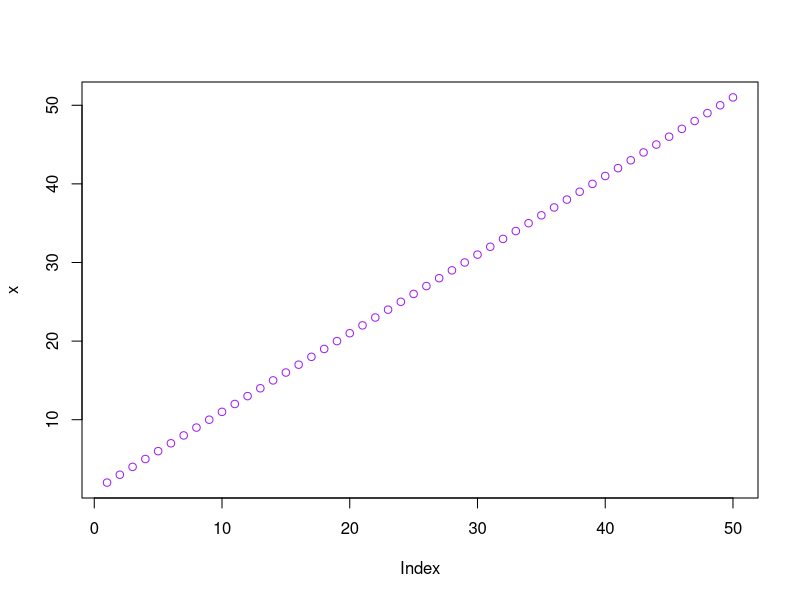
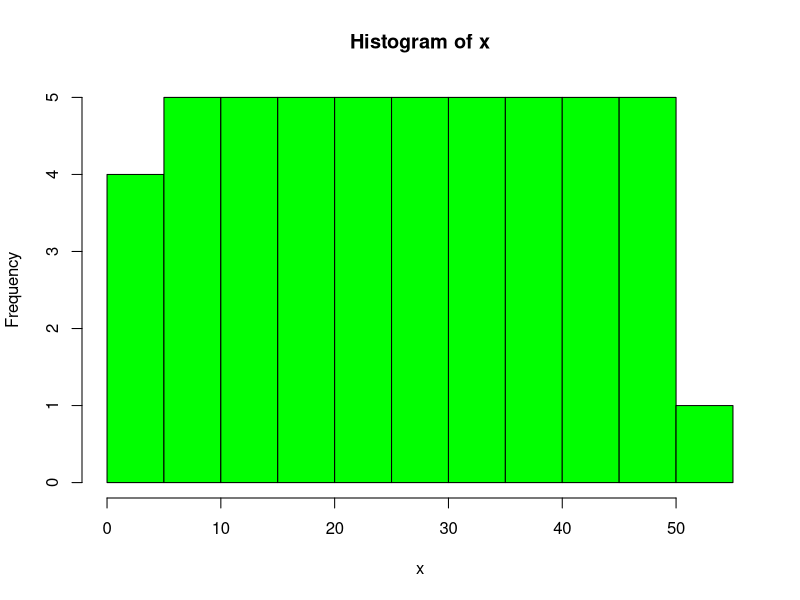
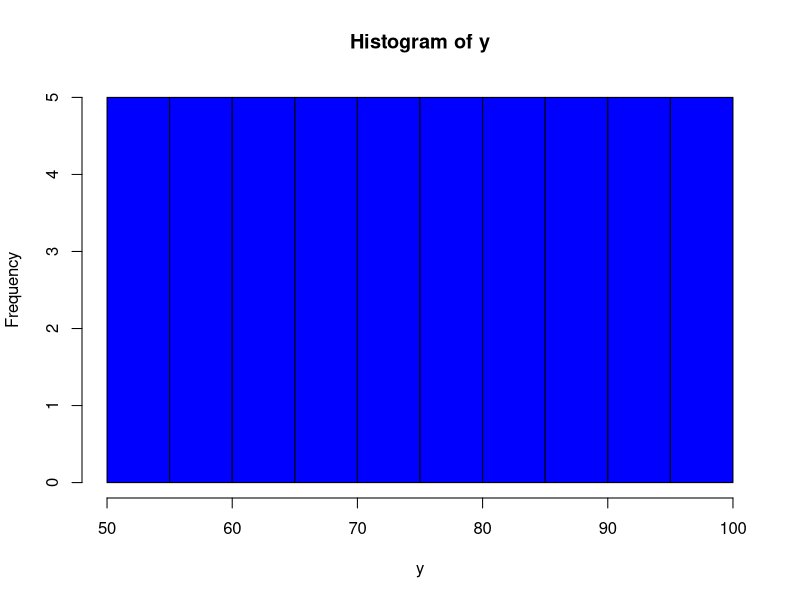
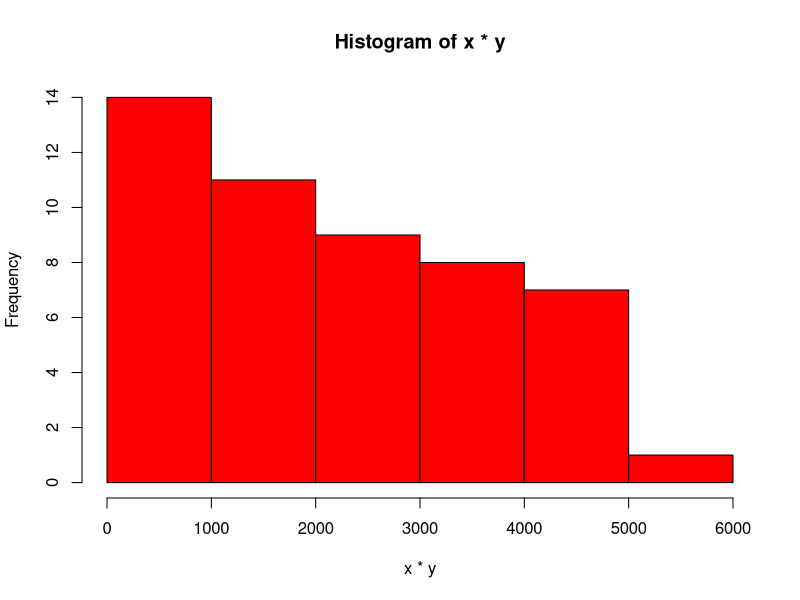
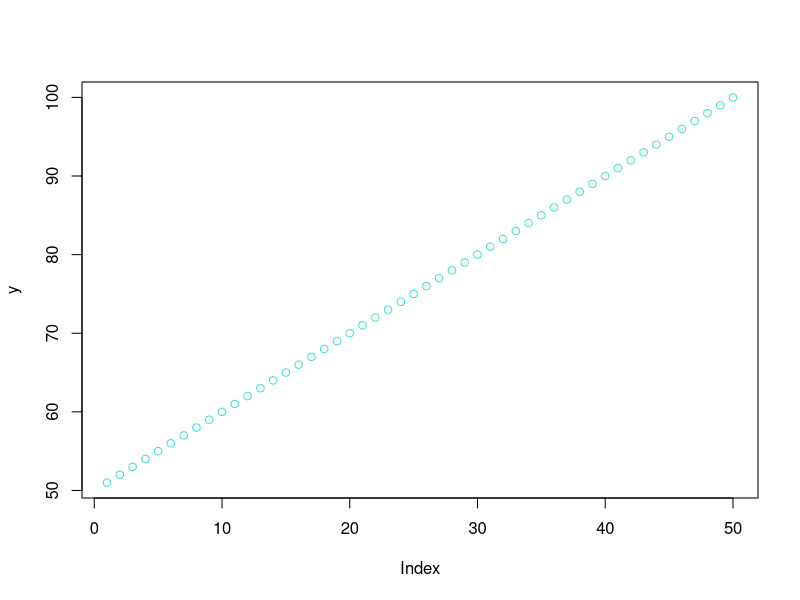

Here is the R script that generated these plots, in order:
## ---- chunk 1
x <- c(2:51)

x[3]

plot(x, col = "purple")

y <- c(51:100)

x + y 

x*y

x-y

x-y*y

hist(x, col = "green")
hist(y, col = "blue")
hist(x*y, col = "red")
plot(y, col = "turquoise")
